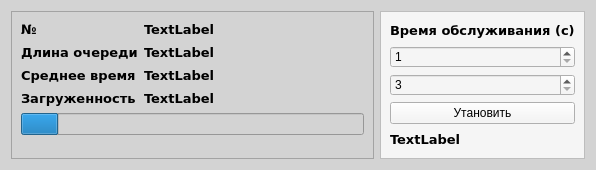
<?xml version="1.0" encoding="UTF-8"?>
<ui version="4.0">
 <class>Form</class>
 <widget class="QWidget" name="Form">
  <property name="geometry">
   <rect>
    <x>0</x>
    <y>0</y>
    <width>596</width>
    <height>170</height>
   </rect>
  </property>
  <property name="windowTitle">
   <string>Form</string>
  </property>
  <property name="styleSheet">
   <string notr="true">background-color: rgb(211, 211, 211);

</string>
  </property>
  <layout class="QHBoxLayout" name="horizontalLayout">
   <item>
    <widget class="QFrame" name="frame">
     <property name="styleSheet">
      <string notr="true">background-color: rgb(211, 211, 211);</string>
     </property>
     <property name="frameShape">
      <enum>QFrame::StyledPanel</enum>
     </property>
     <property name="frameShadow">
      <enum>QFrame::Raised</enum>
     </property>
     <layout class="QFormLayout" name="formLayout">
      <item row="0" column="0">
       <widget class="QLabel" name="number_label">
        <property name="font">
         <font>
          <family>Verdana</family>
          <pointsize>10</pointsize>
          <weight>75</weight>
          <bold>true</bold>
         </font>
        </property>
        <property name="text">
         <string>№</string>
        </property>
       </widget>
      </item>
      <item row="0" column="1">
       <widget class="QLabel" name="number">
        <property name="font">
         <font>
          <family>Verdana</family>
          <pointsize>10</pointsize>
          <weight>75</weight>
          <bold>true</bold>
         </font>
        </property>
        <property name="text">
         <string>TextLabel</string>
        </property>
       </widget>
      </item>
      <item row="1" column="0">
       <widget class="QLabel" name="queue_length_label">
        <property name="font">
         <font>
          <family>Verdana</family>
          <pointsize>10</pointsize>
          <weight>75</weight>
          <bold>true</bold>
         </font>
        </property>
        <property name="text">
         <string>Длина очереди</string>
        </property>
       </widget>
      </item>
      <item row="1" column="1">
       <widget class="QLabel" name="queue_length">
        <property name="font">
         <font>
          <family>Verdana</family>
          <pointsize>10</pointsize>
          <weight>75</weight>
          <bold>true</bold>
         </font>
        </property>
        <property name="text">
         <string>TextLabel</string>
        </property>
       </widget>
      </item>
      <item row="2" column="0">
       <widget class="QLabel" name="avarage_time_label">
        <property name="font">
         <font>
          <family>Verdana</family>
          <pointsize>10</pointsize>
          <weight>75</weight>
          <bold>true</bold>
         </font>
        </property>
        <property name="text">
         <string>Среднее время</string>
        </property>
       </widget>
      </item>
      <item row="2" column="1">
       <widget class="QLabel" name="avarage_time">
        <property name="font">
         <font>
          <family>Verdana</family>
          <pointsize>10</pointsize>
          <weight>75</weight>
          <bold>true</bold>
         </font>
        </property>
        <property name="text">
         <string>TextLabel</string>
        </property>
       </widget>
      </item>
      <item row="3" column="0">
       <widget class="QLabel" name="workload_label">
        <property name="font">
         <font>
          <family>Verdana</family>
          <pointsize>10</pointsize>
          <weight>75</weight>
          <bold>true</bold>
         </font>
        </property>
        <property name="text">
         <string>Загруженность</string>
        </property>
       </widget>
      </item>
      <item row="3" column="1">
       <widget class="QLabel" name="workload">
        <property name="font">
         <font>
          <family>Verdana</family>
          <pointsize>10</pointsize>
          <weight>75</weight>
          <bold>true</bold>
         </font>
        </property>
        <property name="text">
         <string>TextLabel</string>
        </property>
       </widget>
      </item>
      <item row="4" column="0" colspan="2">
       <widget class="QProgressBar" name="progressBar">
        <property name="value">
         <number>11</number>
        </property>
        <property name="textVisible">
         <bool>false</bool>
        </property>
        <property name="invertedAppearance">
         <bool>false</bool>
        </property>
        <property name="format">
         <string/>
        </property>
       </widget>
      </item>
     </layout>
    </widget>
   </item>
   <item>
    <widget class="QFrame" name="frame_2">
     <property name="styleSheet">
      <string notr="true">background-color: rgb(245, 245, 245);</string>
     </property>
     <property name="frameShape">
      <enum>QFrame::StyledPanel</enum>
     </property>
     <property name="frameShadow">
      <enum>QFrame::Raised</enum>
     </property>
     <layout class="QVBoxLayout" name="verticalLayout">
      <item>
       <widget class="QLabel" name="service_time_label">
        <property name="font">
         <font>
          <family>Verdana</family>
          <pointsize>10</pointsize>
          <weight>75</weight>
          <bold>true</bold>
         </font>
        </property>
        <property name="text">
         <string>Время обслуживания (с)</string>
        </property>
       </widget>
      </item>
      <item>
       <widget class="QSpinBox" name="service_time_1">
        <property name="minimum">
         <number>1</number>
        </property>
       </widget>
      </item>
      <item>
       <widget class="QSpinBox" name="service_time_2">
        <property name="minimum">
         <number>3</number>
        </property>
       </widget>
      </item>
      <item>
       <widget class="QPushButton" name="set_time_button">
        <property name="text">
         <string>Утановить</string>
        </property>
       </widget>
      </item>
      <item>
       <widget class="QLabel" name="interval">
        <property name="font">
         <font>
          <family>Verdana</family>
          <pointsize>10</pointsize>
          <weight>75</weight>
          <bold>true</bold>
         </font>
        </property>
        <property name="text">
         <string>TextLabel</string>
        </property>
       </widget>
      </item>
     </layout>
    </widget>
   </item>
  </layout>
 </widget>
 <resources/>
 <connections/>
</ui>
